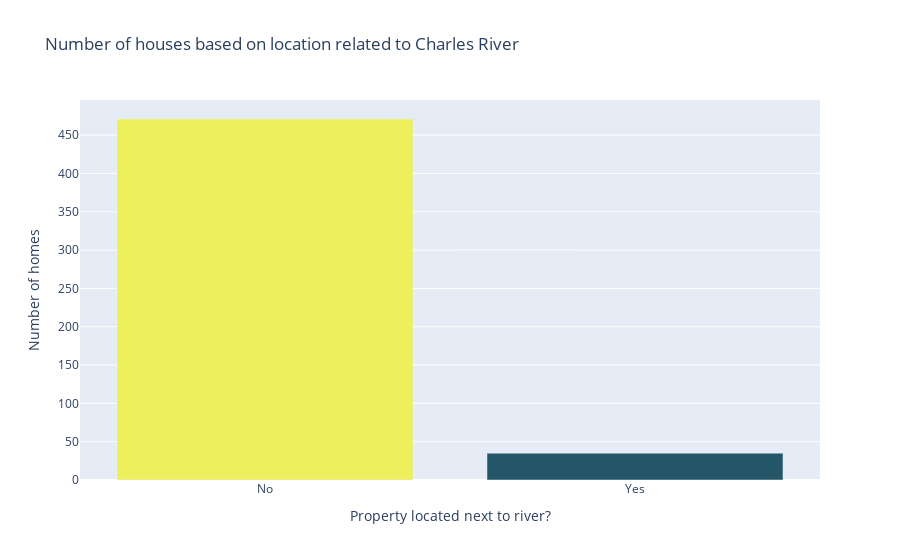

The cell this chart's notebook holds for it:
### Code cell
fig_bar = px.bar(next_to_river, x=['No', 'Yes'], y=next_to_river.values, 
                 color=next_to_river.values, color_continuous_scale='Aggrnyl',
                 title='Number of houses based on location related to Charles River', height=600)

fig_bar.update_layout(xaxis_title='Property located next to river?', coloraxis_showscale=False, yaxis_title='Number of homes')

fig_bar.show()

### Figure 1 — Plotly figure (JSON) as saved in the notebook; plotly's stock layout.template omitted (floating-point values rounded to 4 significant figures)
{"data": [{"alignmentgroup": "True", "hovertemplate": "x=%{x}<br>y=%{y}<br>color=%{marker.color}<extra></extra>", "legendgroup": "", "marker": {"color": [471, 35], "coloraxis": "coloraxis", "pattern": {"shape": ""}}, "name": "", "offsetgroup": "", "orientation": "v", "showlegend": false, "textposition": "auto", "type": "bar", "x": ["No", "Yes"], "xaxis": "x", "y": [471, 35], "yaxis": "y"}], "layout": {"autosize": true, "barmode": "relative", "coloraxis": {"colorbar": {"title": {"text": "color"}}, "colorscale": [[0, "rgb(36, 86, 104)"], [0.1667, "rgb(15, 114, 121)"], [0.3333, "rgb(13, 143, 129)"], [0.5, "rgb(57, 171, 126)"], [0.6667, "rgb(110, 197, 116)"], [0.8333, "rgb(169, 220, 103)"], [1, "rgb(237, 239, 93)"]], "showscale": false}, "legend": {"tracegroupgap": 0}, "title": {"text": "Number of houses based on location related to Charles River"}, "xaxis": {"anchor": "y", "autorange": true, "domain": [0, 1], "range": [-0.5, 1.5], "title": {"text": "Property located next to river?"}, "type": "category"}, "yaxis": {"anchor": "x", "autorange": true, "domain": [0, 1], "range": [0, 495.8], "title": {"text": "Number of homes"}, "type": "linear"}}}
